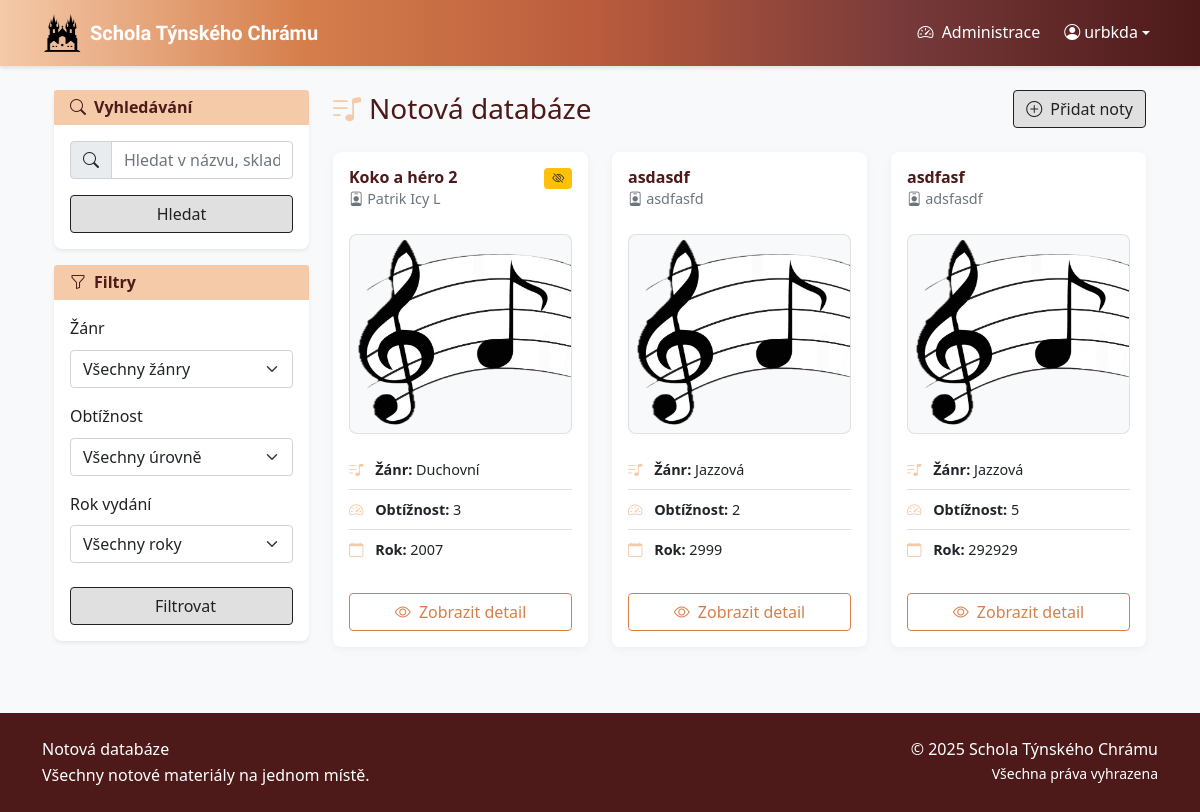
The page / (signed in) on the database as committed earlier.
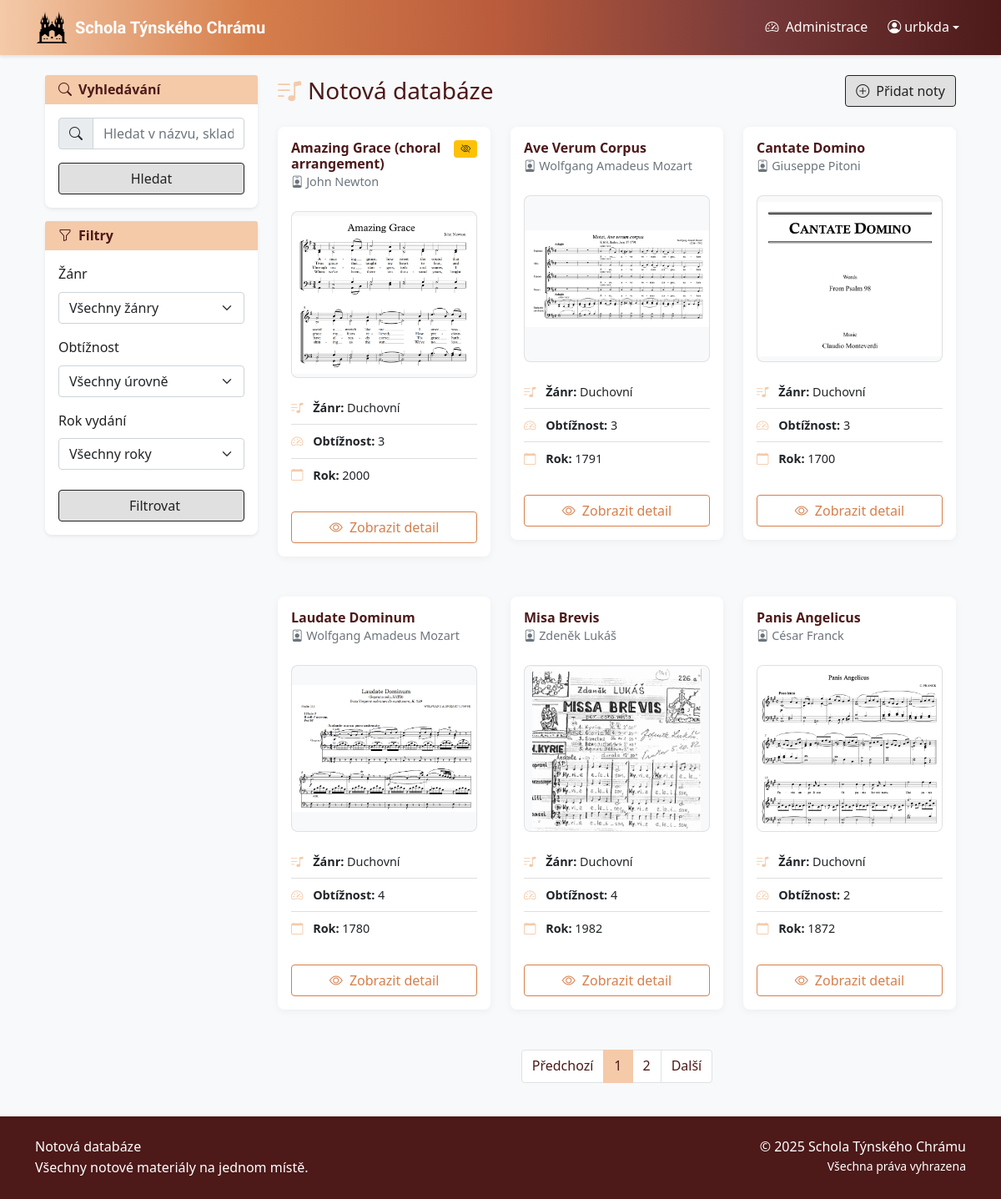
The same page on the database as committed later.
### sheet_music_app/models.py (models this page shows, shortened)
class Sheet(models.Model):
    RELIGIOUS = "REL"
    CHORAL = "CHO"
    JAZZ = "JAZ"
    POPULAR = "POP"
    CLASSICAL = "CLA"
    SECULAR = "SEC"
    FOLCLORE = "FOL"
    GENRE_CHOICES = [
        (RELIGIOUS, "Duchovní"),
        (CHORAL, "Sborová"),
        (JAZZ, "Jazzová"),
        (POPULAR, "Populární"),
        (CLASSICAL, "Klasická"),
        (SECULAR, "Světská"),
        (FOLCLORE, "Folklórní"),
    ]
    DIFFICULTY_CHOICES = [
        (1, 'Velmi snadná'),
        (2, 'Snadná'),
        (3, 'Střední'),
        (4, 'Obtížná'),
        (5, 'Velmi obtížná'),
    ]
    title = models.CharField(max_length=200)
    composer = models.CharField(max_length=200)
    arranger = models.CharField(max_length=200, blank=True, null=True)
    genre = models.CharField(choices=GENRE_CHOICES, blank=True, null=True)
    difficulty_level = models.CharField(choices=DIFFICULTY_CHOICES, blank=True, null=True, max_length=1)
    publication_year = models.IntegerField(blank=True, null=True)
    publisher = models.CharField(max_length=200, blank=True, null=True)
    isbn = models.CharField(max_length=20, blank=True, null=True)
    description = models.TextField(blank=True, null=True)
    date_created = models.DateTimeField(auto_now_add=True)
    date_modified = models.DateTimeField(auto_now=True)
    created_by = models.ForeignKey('auth.User', on_delete=models.CASCADE)
    modified_by = models.ForeignKey('auth.User', on_delete=models.CASCADE, related_name='modified_sheets')
    sheet_file = models.FileField()
    preview_image = models.ImageField(blank=True, null=True)
    public = models.BooleanField(default=False)

### sheet_music_app/views.py (the view, shortened to what this page needs)
# urls.py: path("", views.home, name="home"),
@login_required(login_url='login')
def home(request):
    if request.user.is_staff or request.user.is_superuser:
        sheets = Sheet.objects.all()
    else:
        sheets = Sheet.objects.filter(public=True)
    genre = request.GET.get('genre')
    difficulty = request.GET.get('difficulty')
    year = request.GET.get('year')
    q = request.GET.get('q', '').strip()
    if genre and genre != 'all':
        sheets = sheets.filter(genre=genre)
    if difficulty and difficulty != 'all':
        sheets = sheets.filter(difficulty_level=difficulty)
    if year and year != 'all':
        sheets = sheets.filter(publication_year=year)
    paginator = Paginator(sheets.order_by('title'), 6)
    page_number = request.GET.get('page')
    page_obj = paginator.get_page(page_number)
    return render(request, "home.html", {
        "sheets": page_obj,
        "genre_choices": Sheet.GENRE_CHOICES,
        "difficulty_choices": Sheet.DIFFICULTY_CHOICES,
        "years": Sheet.objects.values_list('publication_year', flat=True).distinct().order_by('publication_year'),
        "selected_genre": genre or 'all',
        "selected_difficulty": difficulty or 'all',
        "selected_year": year or 'all',
        "is_superuser": request.user.is_superuser,
        "query": q,
        "page_obj": page_obj,
        "paginator": paginator,
        "is_paginated": page_obj.has_other_pages(),
    })

### sheet_music_app/templates/home.html (shortened to what this page needs)
{% extends 'base.html' %}
{% load static %}
{% load permissions %}
{% block content %}
<div class="container">
    <div class="row">
        <div class="col-lg-3 mb-4 h-25">
            <div class="card shadow-sm mb-3">
                <div class="card-header">
                    <h5 class="mb-0 "><i class="bi bi-search me-2"></i><strong>Vyhledávání</strong></h5>
                </div>
                <div class="card-body">
                    <form method="get" class="needs-validation" novalidate>
                        <div class="input-group">
                            <span class="input-group-text" id="search-addon"><i class="bi bi-search"></i></span>
                            <input type="text"
                                   class="form-control"
                                   name="q"
                                   placeholder="Hledat v názvu, skladateli, vydavateli..."
                                   value="{{ query }}"
                                   aria-label="Hledat"
                                   aria-describedby="search-addon" />
                        </div>
                        <div class="d-grid mt-3">
                            <button type="submit" class="btn btn-primary">
                                Hledat
                            </button>
                        </div>
                    </form>
                </div>
            </div>
            <div class="card filter-card shadow-sm">
                <div class="card-header">
                    <h5 class="mb-0"><i class="bi bi-funnel me-2"></i><strong>Filtry</strong></h5>
                </div>
                <div class="card-body max-h-25">
                    <form method="get" class="needs-validation" novalidate>
                        <div class="mb-3">
                            <label for="genre" class="form-label">Žánr</label>
                            <select name="genre" id="genre" class="form-select">
                                <option value="all" {% if selected_genre == 'all' %}selected{% endif %}>Všechny žánry</option>
                            </select>
                        </div>
                        <div class="mb-3">
                            <label for="difficulty" class="form-label">Obtížnost</label>
                            <select name="difficulty" id="difficulty" class="form-select">
                                <option value="all" {% if selected_difficulty == 'all' %}selected{% endif %}>Všechny úrovně</option>
                            </select>
                        </div>
                        <div class="mb-4">
                            <label for="year" class="form-label">Rok vydání</label>
                            <select name="year" id="year" class="form-select">
                                <option value="all" {% if selected_year == 'all' %}selected{% endif %}>Všechny roky</option>
                            </select>
                        </div>
                        <button type="submit" class="btn btn-primary w-100">
                            Filtrovat
                        </button>
                    </form>
                </div>
            </div>
        </div>
        <div class="col-lg-9">
            <div class="d-flex justify-content-between align-items-center mb-4">
                <h1 class="h3 mb-0">
                    <i class="bi bi-music-note-list text-primary me-2"></i>Notová databáze
                </h1>
                {% if user|is_editor or user|is_superuser %}
                    <a href="{% url 'add_sheet' %}" class="btn btn-primary">
                        <i class="bi bi-plus-circle me-2"></i>Přidat noty
                    </a>
                {% endif %}
            </div>
            {% if sheets %}
                <div class="row row-cols-1 row-cols-md-2 row-cols-lg-3 g-4">
                    {% for sheet in sheets %}
                    <div class="col">
                        <div class="card">
                            <div class="card-body d-flex flex-column">
                                <div class="d-flex justify-content-between align-items-start mb-2">
                                    <div>
                                        <h5 class="card-title mb-1">{{ sheet.title }}</h5>
                                        <p class="card-subtitle text-muted">
                                            <i class="bi bi-person-badge"></i> {{ sheet.composer }}
                                        </p>
                                    </div>
                                    {% if not sheet.public %}
                                        <span class="badge bg-warning text-dark" data-bs-toggle="tooltip" title="Viditelné pouze pro editory">
                                            <i class="bi bi-eye-slash"></i>
                                        </span>
                                    {% endif %}
                                </div>
                                <div class="sheet-preview-container mb-3">
                                    {% if sheet.preview_image %}
                                        <img src="{{ sheet.preview_image.url }}" alt="Náhled {{ sheet.title }}" class="">
                                    {% else %}
                                        <img src="{% static 'images/placeholder.jpg' %}" alt="Žádný náhled" class="">
                                    {% endif %}
                                </div>
                                <ul class="list-group list-group-flush mb-3">
                                    <li class="list-group-item px-0">
                                        <i class="bi bi-music-note-list"></i>
                                        <strong>Žánr:</strong> {{ sheet.get_genre_display|default:"Neuvedeno" }}
                                    </li>
                                    <li class="list-group-item px-0">
                                        <i class="bi bi-speedometer2"></i>
                                        <strong>Obtížnost:</strong> {{ sheet.get_difficulty_level_display|default:"Neuvedeno" }}
                                    </li>
                                    <li class="list-group-item px-0">
                                        <i class="bi bi-calendar"></i>
                                        <strong>Rok:</strong> {{ sheet.publication_year|default:"Neuveden" }}
                                    </li>
                                </ul>
                                <div class="mt-auto pt-2">
                                    <div class="d-grid gap-2">
                                        <a href="{% url 'sheet_profile' sheet.id %}" class="btn btn-outline-primary">
                                            <i class="bi bi-eye me-1"></i> Zobrazit detail
                                        </a>
                                    </div>
                                </div>
                            </div>
                        </div>
                    </div>
                    {% endfor %}
                </div>
                {% if is_paginated %}
                <nav aria-label="Stránkování" class="mt-4">
                    <ul class="pagination justify-content-center">
                        {% with base_query="q="|add:query|urlencode|add:"&genre="|add:selected_genre|urlencode|add:"&difficulty="|add:selected_difficulty|urlencode|add:"&year="|add:selected_year|urlencode %}
                        <li class="page-item {% if not page_obj.has_previous %}disabled{% endif %}">
                            <a class="page-link text-secondary" href="?{{ base_query }}" tabindex="-1" aria-disabled="{% if not page_obj.has_previous %}true{% else %}false{% endif %}">Předchozí</a>
                        </li>
                        {% for num in paginator.page_range %}
                            <li class="page-item {% if page_obj.number == num %}active{% endif %}">
                                <a class="page-link text-secondary" href="?{{ base_query }}&page={{ num }}">{{ num }}</a>
                            </li>
                        {% endfor %}
                        <li class="page-item {% if not page_obj.has_next %}disabled{% endif %}">
                            <a class="page-link text-secondary" href="?{{ base_query }}{% if page_obj.has_next %}&page={{ page_obj.next_page_number }}{% endif %}">Další</a>
                        </li>
                        {% endwith %}
                    </ul>
                </nav>
                {% endif %}
            {% endif %}
        </div>
    </div>
</div>
{% endblock %}

### sheet_music_app/templates/base.html (shortened to what this page needs)
<!DOCTYPE html>
{% load static %}
{% load permissions %}
<html lang="cs">
<head>
    <link href="https://cdn.jsdelivr.net/npm/bootstrap@5.0.2/dist/css/bootstrap.min.css" rel="stylesheet">
    <link rel="stylesheet" href="https://cdn.jsdelivr.net/npm/bootstrap-icons@1.9.1/font/bootstrap-icons.css">
    <link href="{% static 'css/style.css' %}" rel="stylesheet">
</head>
<body class="d-flex flex-column min-vh-100">
    <header>
        <nav class="navbar navbar-expand-lg navbar-dark sticky-top">
            <div class="container">
                <a class="navbar-brand d-flex align-items-center" href="{% url 'home' %}">
                    <img src="{% static 'images/tynsky_duch_logo.png' %}" alt="Logo" width="40" height="40" class="d-inline-block align-text-top me-2">
                    <span class="text-black uncial-antiqua-regular">Schola Týnského Chrámu</span>
                </a>
                <div class="navbar-collapse" id="navbarNav">
                    <ul class="navbar-nav">
                        {% if user.is_authenticated %}
                            {% if user|is_superuser %}
                            <li class="nav-item me-2">
                                <a class="nav-link" href="/admin/" target="_blank">
                                    <i class="bi bi-speedometer2 me-1"></i> Administrace
                                </a>
                            </li>
                            {% endif %}
                            <li class="nav-item dropdown">
                                <a class="nav-link dropdown-toggle d-flex align-items-center" href="#" id="userDropdown" role="button" data-bs-toggle="dropdown" aria-expanded="false">
                                    <i class="bi bi-person-circle me-1"></i>
                                    <span>{{ user.get_short_name|default:user.username }}</span>
                                </a>
                            </li>
                        {% endif %}
                    </ul>
                </div>
            </div>
        </nav>
    </header>
    <main class="flex-grow-1 py-4">
        <div class="container">
            {% block content %}
            {% endblock %}
        </div>
    </main>
    <footer class="bg-secondary py-4 mt-auto">
        <div class="container">
            <div class="row">
                <div class="col-md-6 text-center text-white text-md-start">
                    <p class="mb-0">Notová databáze</p>
                    <p class="mb-0">Všechny notové materiály na jednom místě.</p>
                </div>
                <div class="col-md-6 text-center text-md-end mt-3 mt-md-0">
                    <p class="mb-0">&copy; {% now "Y" %} Schola Týnského Chrámu</p>
                    <p class="small mb-0">Všechna práva vyhrazena</p>
                </div>
            </div>
        </div>
    </footer>
</body>
</html>

Rows that differ between the two databases and show on the page:
removed Sheet: title "Koko a héro 2", composer "Patrik Icy L", public False (drawn), genre "Duchovní", difficulty_level "3", publication_year "2007"
removed Sheet: title "asdasdf", composer "asdfasfd", preview_image (placeholder picture), genre "Jazzová", difficulty_level "2", publication_year "2999"
removed Sheet: title "asdfasf", composer "adsfasdf", genre "Jazzová", difficulty_level "5", publication_year "292929"
added Sheet: title "Amazing Grace (choral arrangement)", composer "John Newton", public False (drawn), preview_image (picture), genre "Duchovní", difficulty_level "3", publication_year "2000"
added Sheet: title "Ave Verum Corpus", composer "Wolfgang Amadeus Mozart", preview_image (picture), genre "Duchovní", difficulty_level "3", publication_year "1791"
added Sheet: title "Cantate Domino", composer "Giuseppe Pitoni", preview_image (picture), genre "Duchovní", difficulty_level "3", publication_year "1700"
added Sheet: title "Laudate Dominum", composer "Wolfgang Amadeus Mozart", preview_image (picture), genre "Duchovní", difficulty_level "4", publication_year "1780"
added Sheet: title "Misa Brevis", composer "Zdeněk Lukáš", preview_image (picture), genre "Duchovní", difficulty_level "4", publication_year "1982"
added Sheet: title "Panis Angelicus", composer "César Franck", preview_image (picture), genre "Duchovní", difficulty_level "2", publication_year "1872"
Other text that changed with them:
text now shown: "Předchozí Další"
new list line: "1"
new list line: "2"
